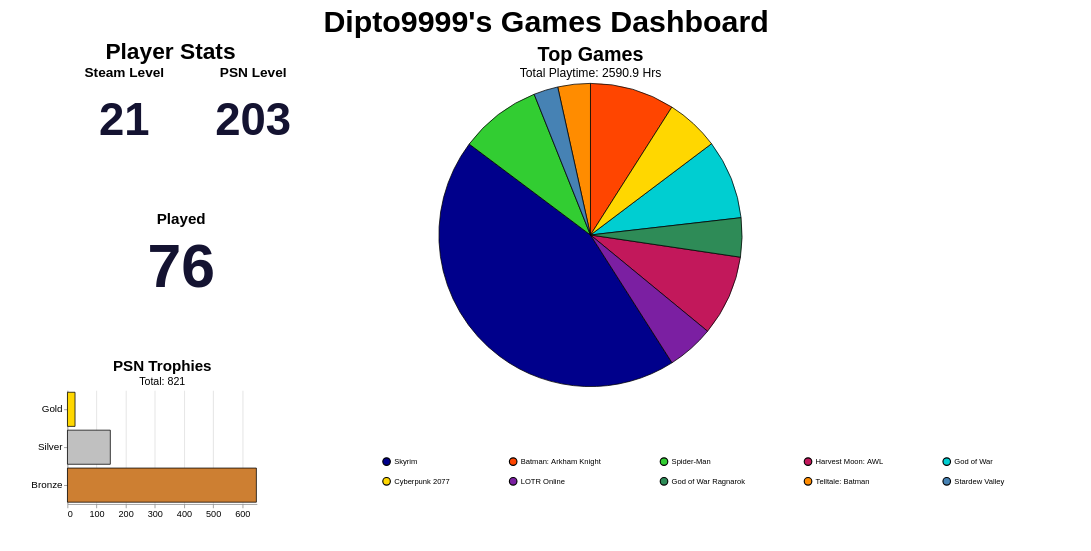

Vega-Lite specification stored for this chart:
### Vega-Lite specification from a JSON file in a GitHub repository (floating-point values rounded to 4 significant figures)
{"config": {"view": {"continuousWidth": 300, "continuousHeight": 300, "strokeOpacity": 0, "strokeWidth": 1.5}, "axis": {"labelFontSize": 12, "titleFontSize": 16}, "legend": {"labelFontSize": 10, "titleFontSize": 16}}, "hconcat": [{"vconcat": [{"hconcat": [{"data": {"name": "data-5d6aeba095252c326bbbfd5f7abdc85a"}, "mark": {"type": "text", "align": "center", "baseline": "middle", "color": "#141331", "fontSize": 60, "fontWeight": "bold"}, "encoding": {"text": {"field": "Value", "type": "quantitative"}, "x": {"axis": null, "field": "Metric", "type": "nominal"}, "y": {"value": 50}}, "height": 150, "title": {"text": "Steam Level", "anchor": "middle", "fontSize": 18}, "width": 150}, {"data": {"name": "data-a5e7bf3d3c23375364da31503b1c1522"}, "mark": {"type": "text", "align": "center", "baseline": "middle", "color": "#141331", "fontSize": 60, "fontWeight": "bold"}, "encoding": {"text": {"field": "Value", "type": "quantitative"}, "x": {"axis": null, "field": "Metric", "type": "nominal"}, "y": {"value": 50}}, "height": 150, "title": {"text": "PSN Level", "anchor": "middle", "fontSize": 18}, "width": 150}]}, {"data": {"name": "data-bb460cb00f8cdb5bebafd97081d4834f"}, "mark": {"type": "text", "align": "center", "baseline": "middle", "color": "#141331", "fontSize": 80, "fontWeight": "bold"}, "encoding": {"text": {"field": "Value", "type": "quantitative"}, "x": {"axis": null, "field": "Metric", "type": "nominal"}, "y": {"value": 50}}, "height": 150, "title": {"text": "Played", "anchor": "middle", "fontSize": 20}, "width": 300}, {"data": {"name": "data-d687570412cd4b6957485e3233de2d82"}, "mark": {"type": "bar", "stroke": "black", "strokeWidth": 1}, "encoding": {"color": {"field": "type", "legend": null, "scale": {"domain": ["Platinum", "Gold", "Silver", "Bronze"], "range": ["#B9F2FF", "#FFD700", "#C0C0C0", "#CD7F32"]}, "type": "nominal"}, "tooltip": [{"field": "type", "title": "Trophy", "type": "nominal"}, {"field": "count", "title": "Count", "type": "quantitative"}], "x": {"axis": {"tickMinStep": 1, "title": ""}, "field": "count", "type": "quantitative"}, "y": {"axis": {"labelFontSize": 13, "title": ""}, "field": "type", "sort": ["Platinum", "Gold", "Silver", "Bronze"], "type": "nominal"}}, "height": 150, "title": {"text": "PSN Trophies", "anchor": "middle", "fontSize": 20, "subtitle": "Total: 821", "subtitleFontSize": 14}, "width": 250}], "title": {"text": "Player Stats", "anchor": "middle", "fontSize": 30}}, {"data": {"name": "data-9b664f9b7f3c783f8c6e3336eb19f5a0"}, "mark": {"type": "arc", "stroke": "black", "strokeWidth": 1}, "encoding": {"color": {"field": "name", "legend": {"columnPadding": 75, "columns": 5, "direction": "horizontal", "labelFontSize": 10, "orient": "bottom", "padding": 75, "rowPadding": 10, "title": "", "titleAlign": "center", "titleFontSize": 16}, "scale": {"range": ["#00008B", "#FF4500", "#32CD32", "#C2185B", "#00CED1", "#FFD700", "#7B1FA2", "#2E8B57", "#FF8C00", "#4682B4", "#808080", "#8B0000", "#20B2AA", "#E91E63", "#006400"]}, "sort": null, "type": "nominal"}, "theta": {"field": "playtime_percentage", "type": "quantitative"}, "tooltip": [{"field": "name", "title": "Game", "type": "nominal"}, {"field": "playtime_forever", "format": ".1f", "title": "Time (Hrs)", "type": "quantitative"}, {"field": "playtime_percentage", "format": ".2f", "title": "Playtime (%)", "type": "quantitative"}]}, "height": 400, "title": {"text": "Top Games", "anchor": "middle", "fontSize": 26, "subtitle": "Total Playtime: 2590.9 Hrs", "subtitleFontSize": 16}, "width": 700}], "padding": {"left": 40, "right": 40, "top": 10, "bottom": 10}, "resolve": {"scale": {"color": "independent"}}, "title": {"text": "Dipto9999's Games Dashboard", "anchor": "middle", "fontSize": 40}, "$schema": "https://vega.github.io/schema/vega-lite/v6.4.1.json", "datasets": {"data-5d6aeba095252c326bbbfd5f7abdc85a": [{"Metric": "Steam Level", "Value": 21}], "data-a5e7bf3d3c23375364da31503b1c1522": [{"Metric": "PSN Level", "Value": 203}], "data-bb460cb00f8cdb5bebafd97081d4834f": [{"Metric": "Played", "Value": 76}], "data-d687570412cd4b6957485e3233de2d82": [{"type": "Gold", "count": 26}, {"type": "Silver", "count": 147}, {"type": "Bronze", "count": 648}], "data-9b664f9b7f3c783f8c6e3336eb19f5a0": [{"name": "Skyrim", "playtime_forever": 845.3, "playtime_percentage": 44.28}, {"name": "Batman: Arkham Knight", "playtime_forever": 172.2, "playtime_percentage": 9.02}, {"name": "Spider-Man", "playtime_forever": 166.1, "playtime_percentage": 8.7}, {"name": "Harvest Moon: AWL", "playtime_forever": 164.3, "playtime_percentage": 8.61}, {"name": "God of War", "playtime_forever": 161.5, "playtime_percentage": 8.46}, {"name": "Cyberpunk 2077", "playtime_forever": 108.8, "playtime_percentage": 5.7}, {"name": "LOTR Online", "playtime_forever": 95.7, "playtime_percentage": 5.01}, {"name": "God of War Ragnarok", "playtime_forever": 79.36, "playtime_percentage": 4.16}, {"name": "Telltale: Batman", "playtime_forever": 66.22, "playtime_percentage": 3.47}, {"name": "Stardew Valley", "playtime_forever": 49.5, "playtime_percentage": 2.59}]}}
